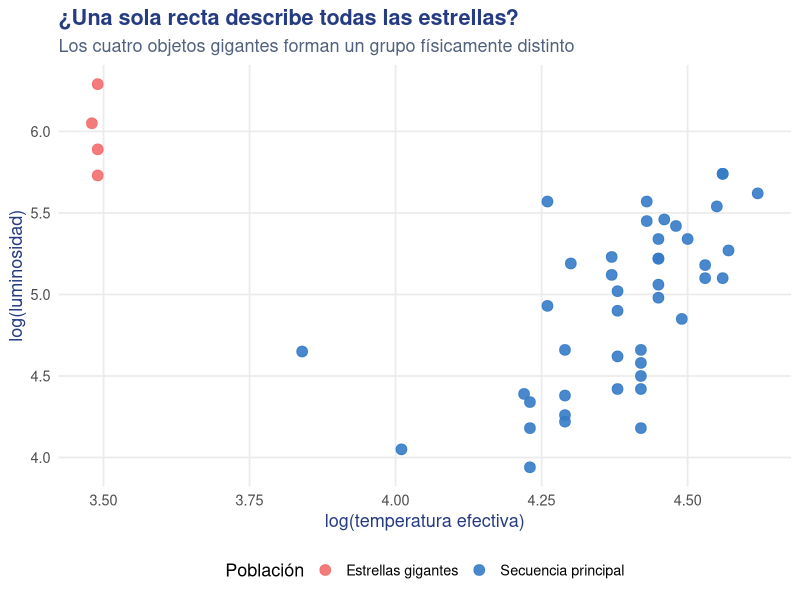
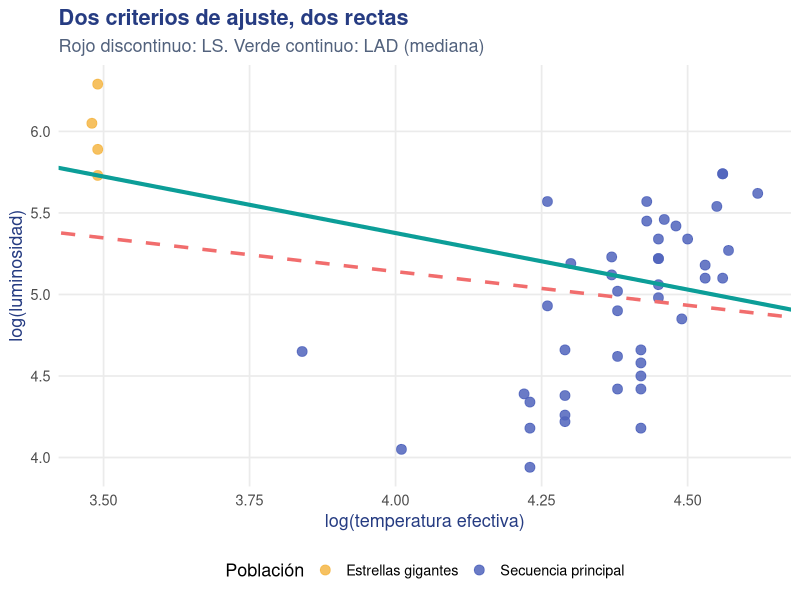
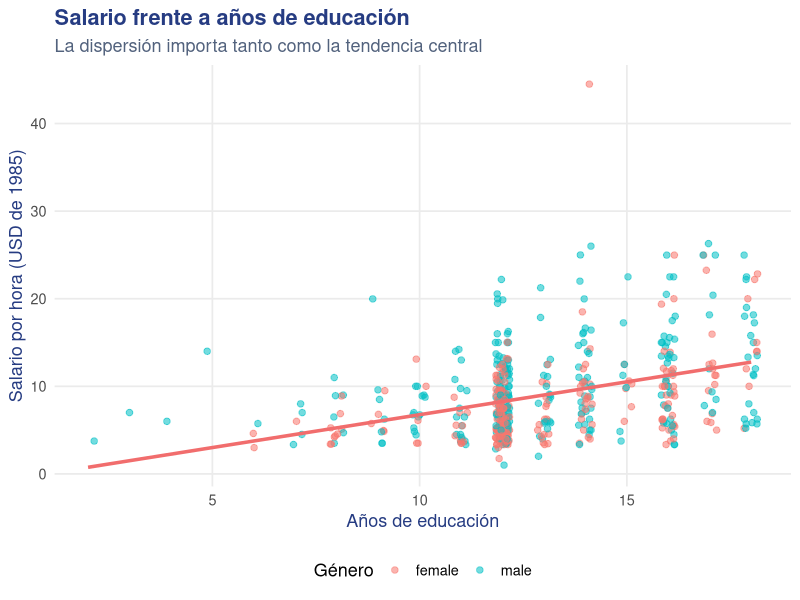
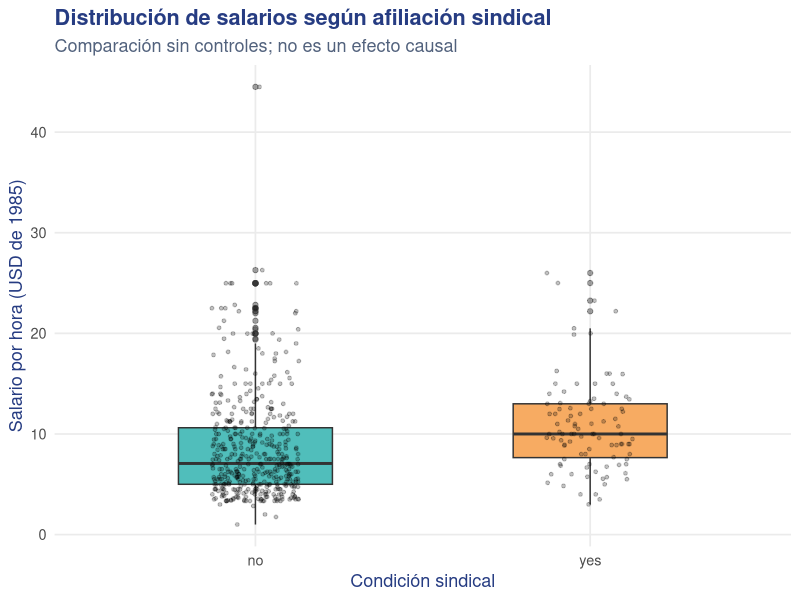
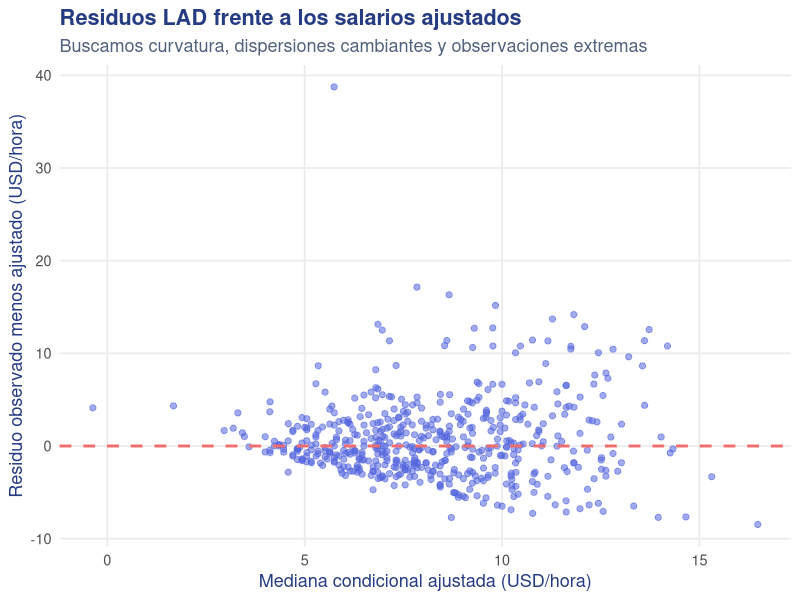

R code for these plots, in order:
## ---- chunk 1
knitr::opts_chunk$set(
  echo = TRUE, warning = FALSE, message = FALSE,
  fig.width = 9, fig.height = 5.1,
  fig.align = "center", dpi = 135,
  dev = if (knitr::is_html_output()) "svg" else "pdf"
)
options(scipen = 5, digits = 5)
set.seed(2026)
## ---- chunk 2
necesarios <- c("ggplot2", "quantreg", "robustbase", "AER")
ausentes <- necesarios[!vapply(necesarios, requireNamespace,
                               quietly = TRUE, FUN.VALUE = logical(1))]
if (length(ausentes) > 0) {
  stop("Faltan paquetes: ", paste(ausentes, collapse = ", "),
       ". Instálelos antes de compilar con install.packages().")
}
library(ggplot2)
library(quantreg)

tema_lad <- theme_minimal(base_size = 13) +
  theme(plot.title = element_text(face = "bold", color = "#263C82"),
        plot.subtitle = element_text(color = "#52627D"),
        axis.title = element_text(color = "#263C82"),
        panel.grid.minor = element_blank(),
        legend.position = "bottom")

# Tabla de inferencia bootstrap con intervalos normales aproximados.
tabla_inferencia <- function(ajuste, B = 499) {
  s <- summary(ajuste, se = "boot", R = B, covariance = TRUE)
  est <- coef(ajuste)
  se <- as.numeric(s$coefficients[, 2])
  res <- data.frame(
    Coeficiente = names(est),
    Estimacion = as.numeric(est),
    EE_bootstrap = se,
    IC95_inf = as.numeric(est) - qnorm(.975) * se,
    IC95_sup = as.numeric(est) + qnorm(.975) * se,
    row.names = NULL, check.names = FALSE
  )
  list(tabla = res, resumen = s)
}

veredicto_ic <- function(inf, sup) {
  if (is.finite(inf) && is.finite(sup) &&
      (inf > 0 || sup < 0)) "excluye 0" else "incluye 0"
}

redondea <- function(x, digitos = 3) {
  format(round(x, digitos), nsmall = digitos, trim = TRUE)
}
## ---- chunk 3
data("starsCYG", package = "robustbase")
estrellas <- starsCYG
estrellas$id <- seq_len(nrow(estrellas))
estrellas$grupo <- ifelse(estrellas$id %in% c(11, 20, 30, 34),
                         "Estrellas gigantes", "Secuencia principal")
stopifnot(nrow(estrellas) == 47L,
          all(c("log.Te", "log.light") %in% names(estrellas)))
knitr::kable(head(estrellas, 8), digits = 3,
             caption = "Primeras observaciones del cúmulo")
summary(estrellas[c("log.Te", "log.light")])
table(estrellas$grupo)
## ---- chunk 4
ggplot(estrellas, aes(x = log.Te, y = log.light, color = grupo)) +
  geom_point(size = 3.3, alpha = .90) +
  scale_color_manual(values = c("Estrellas gigantes" = "#F16D6D",
                                "Secuencia principal" = "#377BC7")) +
  labs(title = "¿Una sola recta describe todas las estrellas?",
       subtitle = "Los cuatro objetos gigantes forman un grupo físicamente distinto",
       x = "log(temperatura efectiva)", y = "log(luminosidad)",
       color = "Población") + tema_lad
## ---- chunk 5
ls_e  <- lm(log.light ~ log.Te, data = estrellas)
lad_e <- quantreg::rq(log.light ~ log.Te, tau = .5, data = estrellas)

coef_ls_e  <- coef(ls_e)
coef_lad_e <- coef(lad_e)
modelos_e <- data.frame(
  Metodo = c("Mínimos cuadrados (LS)", "Desviaciones absolutas (LAD)"),
  Intercepto = c(coef_ls_e[1], coef_lad_e[1]),
  Pendiente  = c(coef_ls_e[2], coef_lad_e[2]),
  row.names = NULL
)
knitr::kable(modelos_e, digits = 4,
             caption = "Ecuaciones ajustadas al mismo conjunto de estrellas")
## ---- chunk 6
ggplot(estrellas, aes(log.Te, log.light)) +
  geom_point(aes(color = grupo), size = 3, alpha = .85) +
  geom_abline(intercept = coef_ls_e[1], slope = coef_ls_e[2],
              color = "#F16D6D", linewidth = 1.2, linetype = "dashed") +
  geom_abline(intercept = coef_lad_e[1], slope = coef_lad_e[2],
              color = "#0C9E98", linewidth = 1.4) +
  scale_color_manual(values = c("Estrellas gigantes" = "#F4B646",
                                "Secuencia principal" = "#5064BC")) +
  labs(title = "Dos criterios de ajuste, dos rectas",
       subtitle = "Rojo discontinuo: LS. Verde continuo: LAD (mediana)",
       x = "log(temperatura efectiva)", y = "log(luminosidad)",
       color = "Población") + tema_lad
## ---- chunk 7
perdidas <- data.frame(
  Metodo = c("LS", "LAD"),
  SAR = c(sum(abs(residuals(ls_e))), sum(abs(residuals(lad_e)))),
  SCR = c(sum(residuals(ls_e)^2), sum(residuals(lad_e)^2))
)
knitr::kable(perdidas, digits = 3,
             caption = "SAR: suma absoluta residual; SCR: suma cuadrática residual")
## ---- chunk 8
infer_e <- tabla_inferencia(lad_e, B = 499)
knitr::kable(infer_e$tabla, digits = 4,
             caption = "LAD: inferencia aproximada con 499 réplicas bootstrap")
cat("Resumen completo de quantreg::summary(), que incluye estadísticos y p-valores:\n")
print(infer_e$resumen)
## ---- chunk 9
principal <- subset(estrellas, grupo == "Secuencia principal")
ls_principal <- lm(log.light ~ log.Te, data = principal)
lad_principal <- quantreg::rq(log.light ~ log.Te, tau = .5,
                             data = principal)
sensibilidad <- data.frame(
  Metodo = c("LS", "LS", "LAD", "LAD"),
  Datos = c("47 estrellas", "43 secuencia principal",
            "47 estrellas", "43 secuencia principal"),
  Pendiente = c(coef(ls_e)[2], coef(ls_principal)[2],
                coef(lad_e)[2], coef(lad_principal)[2])
)
knitr::kable(sensibilidad, digits = 4,
             caption = "Comparación descriptiva de sensibilidad por grupo")
## ---- chunk 10
data("CPS1985", package = "AER")
salarios <- CPS1985
salarios <- salarios[complete.cases(salarios[
  c("wage", "education", "experience", "gender", "union")]), ]
salarios <- salarios[salarios$wage > 0, ]
salarios$gender <- factor(salarios$gender)
salarios$union <- factor(salarios$union)
# Fijamos grupos de referencia cuando sus niveles existen. Así las
# etiquetas y la interpretación siempre concuerdan con la tabla de R.
if ("female" %in% levels(salarios$gender))
  salarios$gender <- relevel(salarios$gender, ref = "female")
if ("no" %in% levels(salarios$union))
  salarios$union <- relevel(salarios$union, ref = "no")
ref_genero <- levels(salarios$gender)[1]
ref_union <- levels(salarios$union)[1]

knitr::kable(head(salarios[c("wage", "education", "experience",
                             "gender", "union")]), digits = 2,
             caption = "Variables usadas en el modelo de salarios")
summary(salarios[c("wage", "education", "experience")])
table(salarios$gender, salarios$union)
cat("Referencias del modelo: género =", ref_genero,
    "; sindicato =", ref_union, "\n")
## ---- chunk 11
ggplot(salarios, aes(education, wage)) +
  geom_point(aes(color = gender), alpha = .55, size = 1.9,
             position = position_jitter(width = .17, height = 0)) +
  geom_smooth(method = "lm", se = FALSE, color = "#F16D6D", linewidth = 1.2) +
  labs(title = "Salario frente a años de educación",
       subtitle = "La dispersión importa tanto como la tendencia central",
       x = "Años de educación", y = "Salario por hora (USD de 1985)",
       color = "Género") + tema_lad
## ---- chunk 12
ggplot(salarios, aes(union, wage, fill = union)) +
  geom_boxplot(width = .46, outlier.alpha = .45) +
  geom_jitter(width = .13, alpha = .24, size = 1.0) +
  scale_fill_manual(values = c("#50BEBB", "#F7AB62", "#6C77D6")) +
  labs(title = "Distribución de salarios según afiliación sindical",
       subtitle = "Comparación sin controles; no es un efecto causal",
       x = "Condición sindical", y = "Salario por hora (USD de 1985)") +
  tema_lad + theme(legend.position = "none")
## ---- chunk 13
formula_wage <- wage ~ education + experience + gender + union
ls_w <- lm(formula_wage, data = salarios)
lad_w <- quantreg::rq(formula_wage, tau = .5, data = salarios)

comparacion_coef <- merge(
  data.frame(Termino = names(coef(ls_w)), LS = unname(coef(ls_w))),
  data.frame(Termino = names(coef(lad_w)), LAD = unname(coef(lad_w))),
  by = "Termino", sort = FALSE
)
knitr::kable(comparacion_coef, digits = 4,
             caption = "Media condicional (LS) y mediana condicional (LAD)")
## ---- chunk 14
infer_w <- tabla_inferencia(lad_w, B = 499)
knitr::kable(infer_w$tabla, digits = 4,
             caption = "LAD: estimación, error bootstrap e IC 95% aproximado")
print(infer_w$resumen)
## ---- chunk 15
coef_gender <- grep("^gender", names(coef(lad_w)), value = TRUE)
coef_union  <- grep("^union", names(coef(lad_w)), value = TRUE)
stopifnot(length(coef_gender) == 1L, length(coef_union) == 1L)
cat("Referencia género:", ref_genero, "\n")
cat("Contraste de género:", coef_gender,
    "=", round(coef(lad_w)[coef_gender], 3), "USD/hora\n")
cat("Referencia sindicato:", ref_union, "\n")
cat("Contraste sindical:", coef_union,
    "=", round(coef(lad_w)[coef_union], 3), "USD/hora\n")
## ---- chunk 16
lad_solo_intercepto <- quantreg::rq(wage ~ 1, tau = .5,
                                  data = salarios)
lad_solo_numericas <- quantreg::rq(wage ~ education + experience,
                                  tau = .5, data = salarios)

cat("H0: ninguna de las cuatro variables agrega efecto condicional\n")
print(anova(lad_solo_intercepto, lad_w, test = "rank"))

cat("\nH0: género y sindicato no agregan efectos una vez incluidas\n")
cat("educación y experiencia\n")
print(anova(lad_solo_numericas, lad_w, test = "rank"))
## ---- chunk 17
exp_fija <- median(salarios$experience)
perfiles <- data.frame(
  education = c(12, 16),
  experience = c(exp_fija, exp_fija),
  gender = factor(c(ref_genero, ref_genero),
                  levels = levels(salarios$gender)),
  union = factor(c(ref_union, ref_union),
                 levels = levels(salarios$union))
)
perfiles$mediana_LAD <- as.numeric(predict(lad_w, newdata = perfiles))
perfiles$media_LS <- as.numeric(predict(ls_w, newdata = perfiles))
knitr::kable(perfiles, digits = 3,
             caption = "Mediana y media salarial estimadas para dos perfiles")
diferencia_4 <- diff(perfiles$mediana_LAD)
## ---- chunk 18
diag_w <- data.frame(ajustado = fitted(lad_w),
                     residuo = residuals(lad_w))
ggplot(diag_w, aes(ajustado, residuo)) +
  geom_point(alpha = .55, color = "#5364DD", size = 1.8) +
  geom_hline(yintercept = 0, linewidth = 1.0,
             color = "#F16D6D", linetype = "dashed") +
  labs(title = "Residuos LAD frente a los salarios ajustados",
       subtitle = "Buscamos curvatura, dispersiones cambiantes y observaciones extremas",
       x = "Mediana condicional ajustada (USD/hora)",
       y = "Residuo observado menos ajustado (USD/hora)") + tema_lad
## ---- chunk 19
metricas_w <- data.frame(
  Metodo = c("LS", "LAD"),
  `Suma de errores absolutos` = c(sum(abs(residuals(ls_w))),
                                   sum(abs(residuals(lad_w)))),
  `Suma de errores cuadrados` = c(sum(residuals(ls_w)^2),
                                  sum(residuals(lad_w)^2)),
  check.names = FALSE
)
knitr::kable(metricas_w, digits = 3,
             caption = "Cada modelo gana bajo su propio criterio de estimación")
## ---- chunk 20
lad_interaccion <- quantreg::rq(
  wage ~ education * union + experience + gender,
  tau = .5, data = salarios
)
knitr::kable(tabla_inferencia(lad_interaccion, B = 299)$tabla,
             digits = 3,
             caption = "Modelo exploratorio LAD con interacción")
cat("Contraste conjunto del término de interacción:\n")
print(anova(lad_w, lad_interaccion, test = "rank"))
